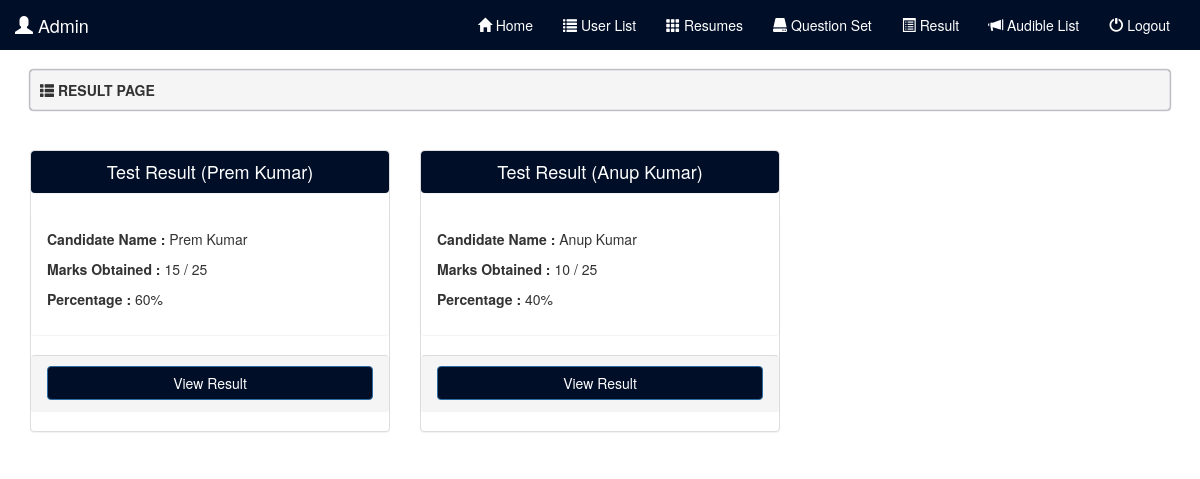
/admin/result.php (signed in), run on the app's committed database.
### tables this page shows
CREATE TABLE IF NOT EXISTS `tbl_users` (
  `uid` int(11) NOT NULL AUTO_INCREMENT,
  `udate` varchar(12) NOT NULL,
  `uname` varchar(50) NOT NULL,
  `contact` varchar(12) NOT NULL,
  `pass` varchar(20) NOT NULL,
  PRIMARY KEY (`uid`)
);

### admin/result.php (the view, shortened to what this page needs)
<?php
include('../connect.php');
?>
<!DOCTYPE html>
<html>
<head>
	<?php include('../bootcdn.php') ?>
</head>
<body>
	<?php include('header.php'); ?>
	<div class="container">
		<div class="well well-sm">
			<span class="glyphicon glyphicon-th-list"></span>
			<b>RESULT PAGE</b>
		</div>
             <br>
             <div class="row">
                                   <?php
                                   $ulist = mysqli_query($con,"SELECT * FROM `tbl_users` ORDER BY uid desc");
                                   while($ulist_data = mysqli_fetch_assoc($ulist)){
                                   ?>
                                    <div class="col-sm-4">
              <div class="panel panel-default">
                <div class="panel panel-header">
                  <h4>Test Result (<?php echo $ulist_data['uname'] ?>)</h4>
                </div>
                <div class="panel panel-body">
                  <?php
            $numdata = mysqli_query($con,"SELECT * FROM `tbl_test` WHERE `uid` = '".$ulist_data['uid']."' ");
            $numdata1 = mysqli_num_rows($numdata);
            if($numdata1==5)
            {
            $rdata = mysqli_query($con,"SELECT * FROM `tbl_test` WHERE `uid` = '".$ulist_data['uid']."' ");
            $total = 0;
            while($row = mysqli_fetch_assoc($rdata)){
            ?>
            <?php $total = $total + $row['marks']; ?>
            <?php
          }
          ?>
          <p><b>Candidate Name : </b><?php echo $ulist_data['uname'] ?></p>
        <p><b>Marks Obtained : </b><?php echo $total ?> / 25</p>
        <p><b>Percentage : </b>
          <?php
          echo $t = $total/25 * 100;
          ?>%
        </p>
          <?php
          }else{
            echo 'No Data Available..';
          } ?>
                </div>
                <div class="panel panel-footer">
                  <a href="test_result?id=<?php echo $ulist_data['uid'] ?>"><button style="background-color:#010E28;" class="btn btn-primary btn-block">View Result</button></a>
                </div>
              </div>
            </div>
                            <?php } ?>
                          </div>
	</div>
</body>
</html>

### admin/result.php (style rules this page uses)
.well-sm, .well { box-shadow:0 0 2px #010E28; }
.panel-header { background-color:#010E28; color:white; text-align:center; }

### data on the page
tbl_users: uname "Prem Kumar", total "15", total "60"
tbl_users: uname "Anup Kumar", total "10", total "40"

### other printed values
$_SESSION['aname'] "Admin"
